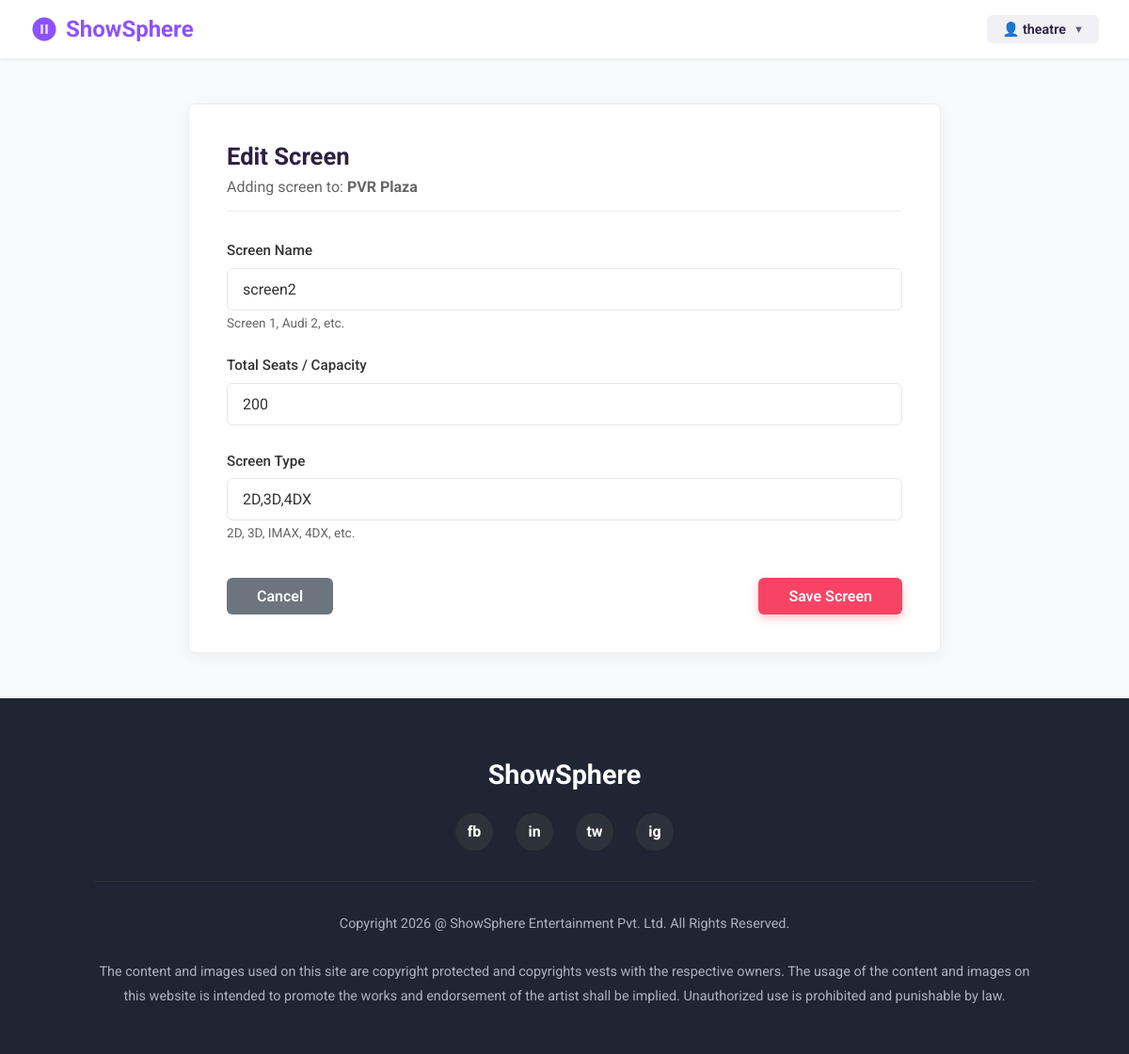
Page /theatre/screen/2/edit/ (signed in) on the earlier database version.
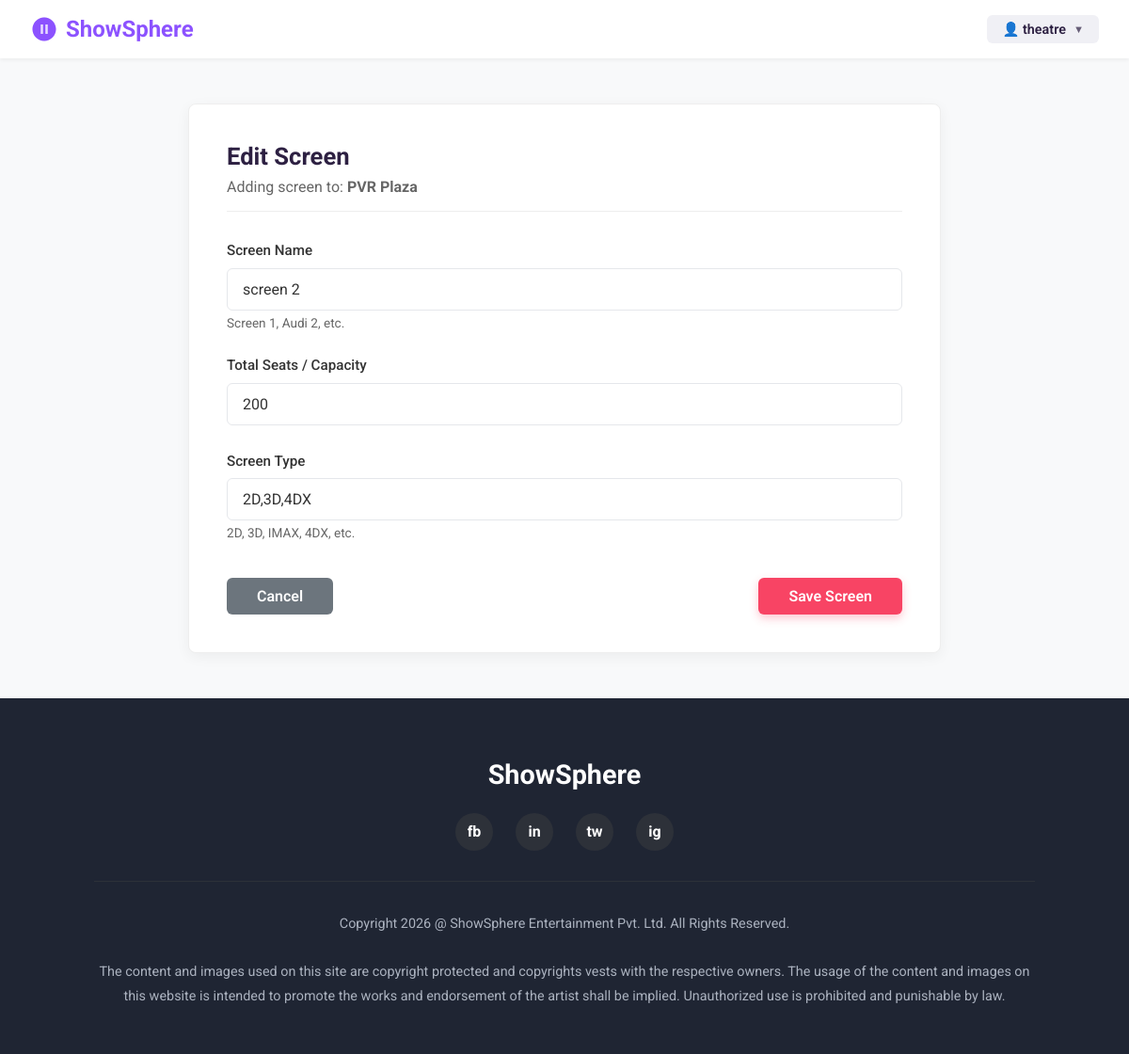
Same page on the later database version.
### booking/models.py (models this page shows, shortened)
class Screen(models.Model):
    theatre = models.ForeignKey(Theatre, on_delete=models.CASCADE, related_name='screens')
    name = models.CharField(max_length=50, help_text='Screen 1, Audi 2, etc.')
    total_seats = models.PositiveIntegerField()
    screen_type = models.CharField(max_length=50, blank=True, help_text='2D, 3D, IMAX, 4DX, etc.')
    is_active = models.BooleanField(default=True)
    class Meta:
        ordering = ['name']
        unique_together = ['theatre', 'name']

### booking/views.py (the view)
# urls.py: path('theatre/screen/<int:screen_id>/edit/', views.edit_screen, name='edit_screen'),
@approved_theatre_owner_required
def edit_screen(request, screen_id):
    screen = get_object_or_404(Screen, id=screen_id, theatre__owner=request.user.theatre_profile)
    if request.method == 'POST':
        form = ScreenForm(request.POST, instance=screen)
        if form.is_valid():
            form.save()
            messages.success(request, 'Screen updated successfully!')
            return redirect('booking:manage_theatres')
    else:
        form = ScreenForm(instance=screen)
    context = {
        'form': form,
        'theatre': screen.theatre,
        'screen': screen,
        'title': 'Edit Screen'
    }
    return render(request, 'theatre/screen_form.html', context)

### booking/forms.py
class ScreenForm(forms.ModelForm):
    class Meta:
        model = Screen
        fields = ['name', 'total_seats', 'screen_type']
        widgets = {
            'name': forms.TextInput(attrs={'class': 'form-control', 'placeholder': 'Screen Name (e.g., Screen 1)'}),
            'total_seats': forms.NumberInput(attrs={'class': 'form-control', 'placeholder': 'Total Seats'}),
            'screen_type': forms.TextInput(attrs={'class': 'form-control', 'placeholder': '2D, 3D, IMAX, 4DX, etc.'}),
        }

### templates/theatre/screen_form.html (shortened to what this page needs)
{% load static %}
<!DOCTYPE html>
<html lang="en">
<head>
</head>
<body>
    <header class="header">
        <a href="{% url 'booking:home' %}" class="logo">
            <svg width="30" height="30" viewBox="0 0 24 24" fill="none" xmlns="http://www.w3.org/2000/svg">
                <circle cx="12" cy="12" r="10" fill="#8C52FF" fill-opacity="0.2" />
                <path
                    d="M12 2C6.48 2 2 6.48 2 12s4.48 10 10 10 10-4.48 10-10S17.52 2 12 2zm-1 14H9V8h2v8zm4 0h-2V8h2v8z"
                    fill="#8C52FF" />
            </svg>
            <span>ShowSphere</span>
        </a>
        <div class="auth-buttons">
            <div class="organizer-profile">
                {% if user.is_authenticated %}
                👤 {{ user.username }} <span style="font-size: 0.7rem; opacity: 0.7;">▼</span>
                {% else %}
                👤 Guest
                {% endif %}
            </div>
        </div>
    </header>
    <main class="main-container">
        <div class="form-card">
            <h1 class="form-title">{% if form.instance.pk %}Edit Screen{% else %}Add Screen{% endif %}</h1>
            <p class="form-subtitle">Adding screen to: <strong>{{ theatre.name }}</strong></p>
            <form method="post">
                <div class="form-group">
                    <label class="form-label" for="{{ form.name.id_for_label }}">Screen Name</label>
                    {{ form.name }}
                    {% if form.name.help_text %}
                    <div class="help-text">{{ form.name.help_text }}</div>
                    {% endif %}
                </div>
                <div class="form-group">
                    <label class="form-label" for="{{ form.total_seats.id_for_label }}">Total Seats / Capacity</label>
                    {{ form.total_seats }}
                </div>
                <div class="form-group">
                    <label class="form-label" for="{{ form.screen_type.id_for_label }}">Screen Type</label>
                    {{ form.screen_type }}
                    {% if form.screen_type.help_text %}
                    <div class="help-text">{{ form.screen_type.help_text }}</div>
                    {% endif %}
                </div>
                <div class="form-actions">
                    <a href="{% url 'booking:manage_theatres' %}" class="btn-cancel">Cancel</a>
                    <button type="submit" class="btn-save">Save Screen</button>
                </div>
            </form>
        </div>
    </main>
    <footer class="footer">
        <div class="footer-logo">ShowSphere</div>
        <div class="social-links">
            <a href="#" class="social-circle">fb</a>
            <a href="#" class="social-circle">in</a>
            <a href="#" class="social-circle">tw</a>
            <a href="#" class="social-circle">ig</a>
        </div>
        <p class="footer-text">
            Copyright 2026 @ ShowSphere Entertainment Pvt. Ltd. All Rights Reserved.
            <br><br>
            The content and images used on this site are copyright protected and copyrights vests with the respective
            owners. The usage of the content and images on this website is intended to promote the works and endorsement
            of the artist shall be implied. Unauthorized use is prohibited and punishable by law.
        </p>
    </footer>
</body>
</html>

Differences in the rows shown:
changed Screen "2D,3D,4DX": name "screen2" → "screen 2"
